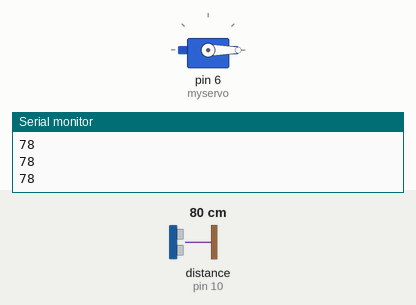
Bench run of a sketch on a simulated Arduino Uno, built with avr-gcc and run on an emulated ATmega328P. On the bench: servo, the last lines printed to the serial monitor. Wiring (inferred from the names in the program): ultrasonic range finder: trigger pin 9; echo pin 10. Inputs (shaded band) come from the test bench; at power-on: distance to the obstacle (sensor on pin 10) 80 cm. The echo pulse lasts 58.3 µs per cm.

Above: at 1.2 s.
1.3 s: distance to the obstacle (sensor on pin 10) set to 13 cm
2.8 s: distance to the obstacle (sensor on pin 10) set to 10 cm
At 4.0 s:
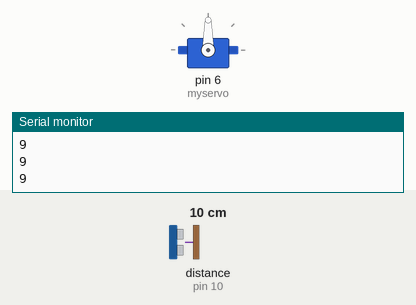
4.3 s: distance to the obstacle (sensor on pin 10) set to 18 cm
At 4.9 s:
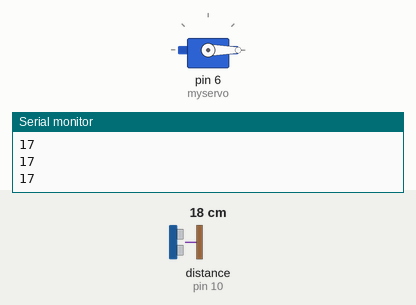
5.8 s: distance to the obstacle (sensor on pin 10) set to 2 cm
At 6.9 s:
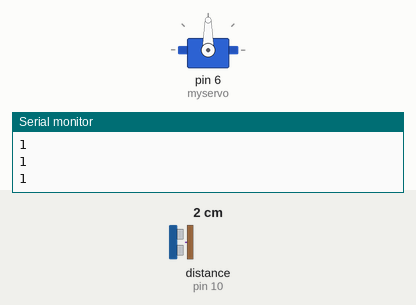
Timing chart, 0 to 8.3 s (numbered marks = the images above; inputs shaded):
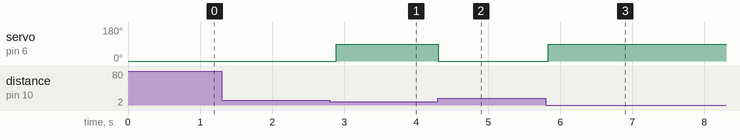

Measured:
- the behaviour switches between 12 and 11 cm on distance to the obstacle (sensor on pin 10) (found by bisection; images 0 and 1)
- after the input at 2.8 s, servo on pin 6 (myservo): 0° → 90° after 0.09 s
- after the input at 4.3 s, servo on pin 6 (myservo): 90° → 0° at once
- after the input at 5.8 s, servo on pin 6 (myservo): 0° → 90° at once

The sketch:

sivo.ino
```cpp
#include <Servo.h>

Servo myservo;

const int trigPin = 9;
const int echoPin = 10;

long duration;
int distance;

void setup() {
  pinMode(trigPin, OUTPUT);
  pinMode(echoPin, INPUT);

  myservo.attach(6);
  myservo.write(0);

  Serial.begin(9600);
}

void loop() {

  digitalWrite(trigPin, LOW);
  delayMicroseconds(2);

  digitalWrite(trigPin, HIGH);
  delayMicroseconds(10);
  digitalWrite(trigPin, LOW);

  duration = pulseIn(echoPin, HIGH);

  distance = duration * 0.034 / 2;

  Serial.println(distance);

  if (distance <= 10) {
    myservo.write(90);
  } else {
    myservo.write(0);
  }

  delay(100);
}
```
